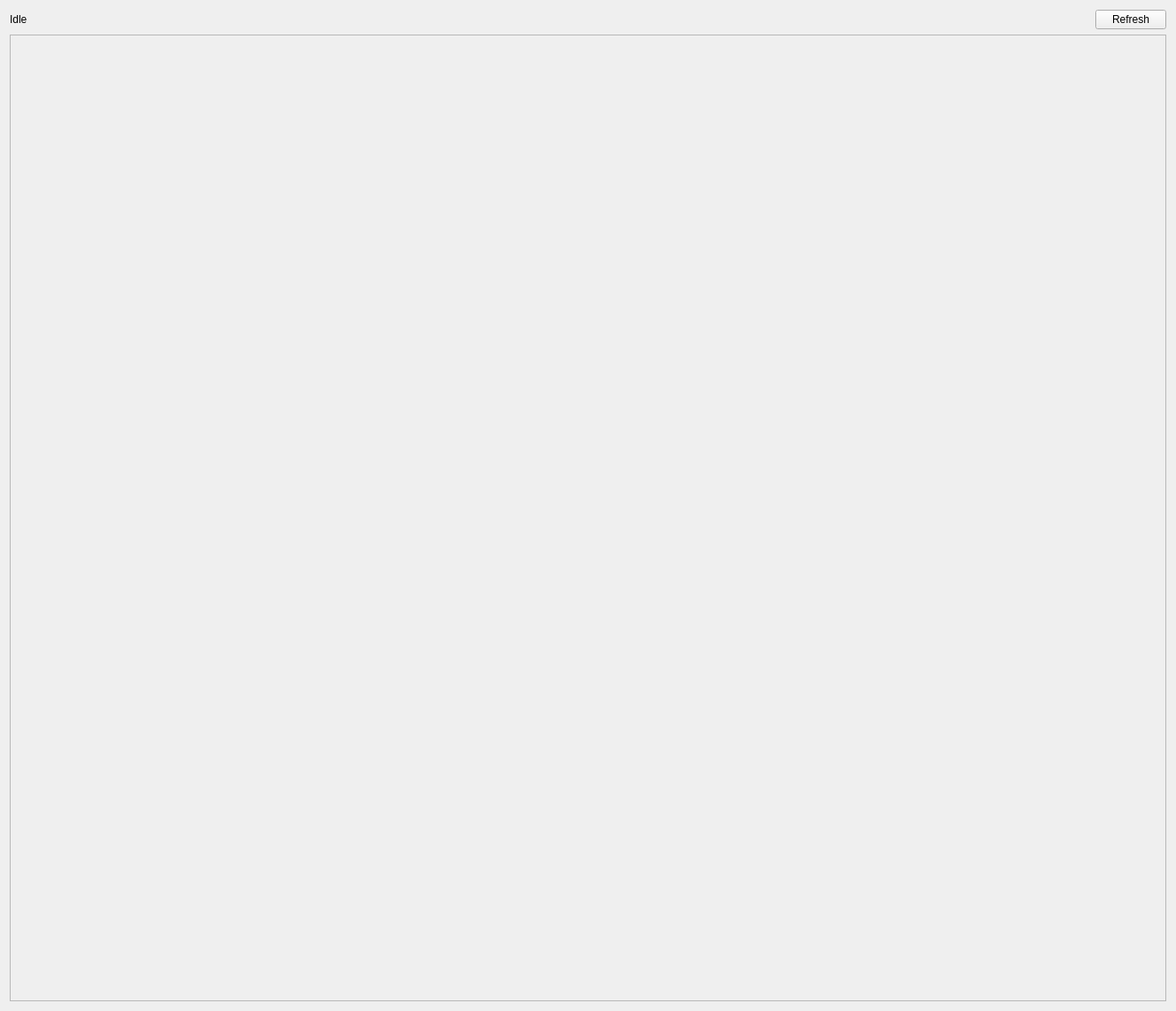
<?xml version="1.0" encoding="UTF-8"?>
<ui version="4.0">
 <class>main_widget</class>
 <widget class="QWidget" name="main_widget">
  <property name="geometry">
   <rect>
    <x>0</x>
    <y>0</y>
    <width>1327</width>
    <height>1141</height>
   </rect>
  </property>
  <property name="windowTitle">
   <string>March Input Device</string>
  </property>
  <layout class="QVBoxLayout" name="verticalLayout">
   <property name="sizeConstraint">
    <enum>QLayout::SetMinAndMaxSize</enum>
   </property>
   <item>
    <layout class="QHBoxLayout" name="status_bar">
     <item>
      <widget class="QLabel" name="status_label">
       <property name="maximumSize">
        <size>
         <width>16777215</width>
         <height>302</height>
        </size>
       </property>
       <property name="text">
        <string>Idle</string>
       </property>
      </widget>
     </item>
     <item>
      <spacer name="horizontalSpacer">
       <property name="orientation">
        <enum>Qt::Horizontal</enum>
       </property>
       <property name="sizeHint" stdset="0">
        <size>
         <width>40</width>
         <height>20</height>
        </size>
       </property>
      </spacer>
     </item>
     <item>
      <widget class="QLabel" name="gait_label">
       <property name="text">
        <string/>
       </property>
      </widget>
     </item>
     <item>
      <widget class="QPushButton" name="refresh_button">
       <property name="toolTip">
        <string>&lt;html&gt;&lt;head/&gt;&lt;body&gt;&lt;p&gt;Refreshes the buttons with possible gaits&lt;/p&gt;&lt;/body&gt;&lt;/html&gt;</string>
       </property>
       <property name="text">
        <string>Refresh</string>
       </property>
      </widget>
     </item>
    </layout>
   </item>
   <item>
    <widget class="QScrollArea" name="frame">
     <property name="enabled">
      <bool>true</bool>
     </property>
     <property name="focusPolicy">
      <enum>Qt::NoFocus</enum>
     </property>
     <property name="widgetResizable">
      <bool>false</bool>
     </property>
     <widget class="QWidget" name="content">
      <property name="geometry">
       <rect>
        <x>0</x>
        <y>0</y>
        <width>870</width>
        <height>493</height>
       </rect>
      </property>
      <property name="styleSheet">
       <string notr="true">QPushButton {
  background-color: #B6BDC9;
  color: #000000;
}

QPushButton:disabled {
  background-color: #80858D;
}</string>
      </property>
     </widget>
    </widget>
   </item>
  </layout>
 </widget>
 <resources/>
 <connections/>
</ui>
